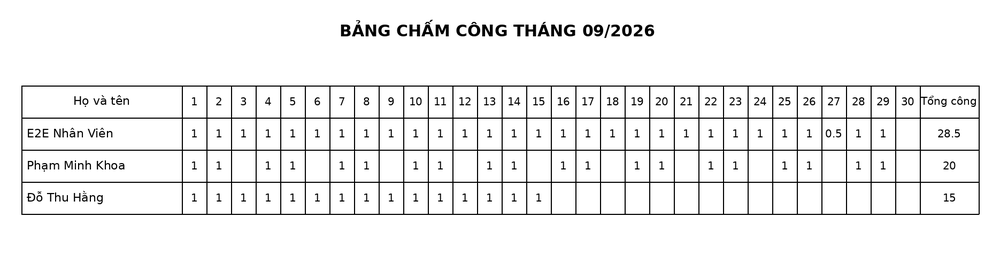
#> input picture js/tests/fixtures/rectify/00-goc.png, 1000 x 278 px, shrunk from 1870 x 520 before the run
$ python -i document_corners.py   (imports and definitions only)
#> lines starting #> are read from the running program, lines starting #| are printed output that depends on the picture; after the words box and inside, x2 and y2 are one past the last pixel; in counts of white or black regions, pixels touching at a corner belong together
### hak_ocr/perspective.py
"""V3 perspective rectification: explicit corner geometry, no silent auto-correction.

Coordinates are on the EXIF-oriented source image. Caller must confirm corners.
The original is never modified and output is always a separate file.
"""
from pathlib import Path
from math import hypot, isfinite

def _ordered(corners):
    if len(corners) != 4 or any(len(p) != 2 for p in corners):
        raise ValueError("Exactly four [x,y] corners required")
    points = [(float(x),float(y)) for x,y in corners]
    if any(not isfinite(v) for point in points for v in point):
        raise ValueError("Non-finite corner coordinate")
    if len(set(points)) != 4:
        raise ValueError("Corners must be distinct")
    center = (sum(p[0] for p in points)/4,sum(p[1] for p in points)/4)
    from math import atan2
    points.sort(key=lambda p:atan2(p[1]-center[1],p[0]-center[0]))
    start=min(range(4),key=lambda i:points[i][0]+points[i][1])
    points=points[start:]+points[:start]
    # Top-left, top-right, bottom-right, bottom-left
    if points[1][0] < points[3][0]:
        points=[points[0],points[3],points[2],points[1]]
    def cross(a,b,c):
        return (b[0]-a[0])*(c[1]-b[1])-(b[1]-a[1])*(c[0]-b[0])
    turns=[cross(points[i],points[(i+1)%4],points[(i+2)%4]) for i in range(4)]
    if min(turns)<=0:
        raise ValueError("Corners must form a convex quadrilateral")
    return points

# [32 lines left out: function rectify_document, not called in this run]

### hak_ocr/document_corners.py
"""Offline OpenCV candidate document quadrilateral detector.

All output is advisory: source corner positions must be reviewed before warping.
"""
from pathlib import Path
from .perspective import _ordered

def detect_document_corners(source, *, min_area_ratio=.12, max_pixels=18_000_000):
#> called with source = '../js/tests/fixtures/rectify/00-goc.png', min_area_ratio = 0.12, max_pixels = 18000000
    if not 0 < min_area_ratio < 1:
        raise ValueError("min_area_ratio must be between 0 and 1")
    try:
        import cv2
        import numpy as np
        from PIL import Image, ImageOps
    except ImportError as exc:
        raise RuntimeError("Requires OpenCV, numpy and Pillow") from exc
    with Image.open(Path(source)) as image:
#> image is the input picture: PIL image 1000x278 L; min 0, max 255, mean 240.8
        rgb=np.asarray(ImageOps.exif_transpose(image).convert("RGB"))
    height,width=rgb.shape[:2]
#> height = 278; width = 1000
    if height*width>max_pixels:
        raise ValueError("Image too large for corner detection")
    gray=cv2.cvtColor(rgb,cv2.COLOR_RGB2GRAY)
    blurred=cv2.GaussianBlur(gray,(5,5),0)
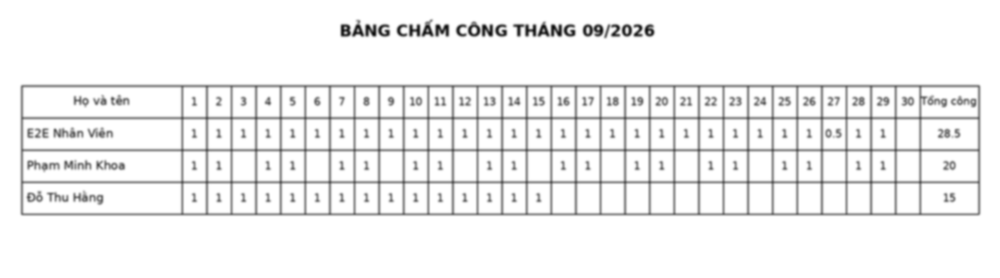
#> blurred: shape (278, 1000); min 14, max 255, mean 240.8
    edges=cv2.Canny(blurred,45,135)
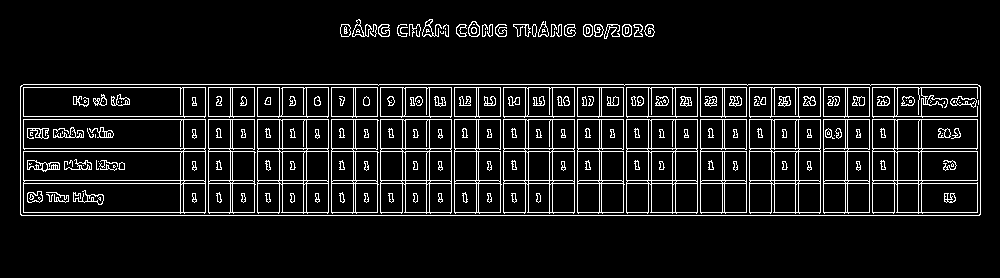
#> edges: shape (278, 1000); 8.5% white in thin lines or dots, all inside (x1, y1, x2, y2) = (20, 19, 981, 216)
    edges=cv2.morphologyEx(edges,cv2.MORPH_CLOSE,np.ones((5,5),np.uint8))
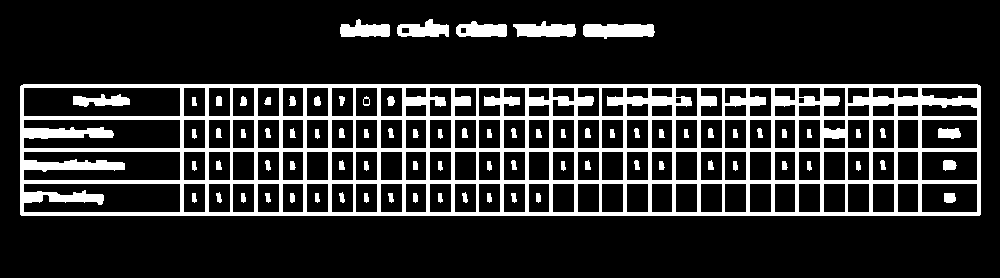
#> edges: shape (278, 1000); 17% white; 82 white regions
    contours,_=cv2.findContours(edges,cv2.RETR_LIST,cv2.CHAIN_APPROX_SIMPLE)
#> contours = 228 contours; largest, box (x1, y1, x2, y2) and area: (20, 84, 981, 216) 125753, (23, 87, 181, 117) 4551, (23, 183, 181, 213) 3930, (23, 119, 181, 149) 3816, (23, 151, 181, 181) 3773
    candidates=[]
    for contour in contours:
        perimeter=cv2.arcLength(contour,True)
        if perimeter<=0:
            continue
        approx=cv2.approxPolyDP(contour,.025*perimeter,True)
        if len(approx)!=4 or not cv2.isContourConvex(approx):
            continue
        area=abs(cv2.contourArea(approx))
        if area<width*height*min_area_ratio:
            continue
        try:
            ordered=_ordered(approx.reshape(4,2).tolist())
        except ValueError:
            continue
        candidates.append((area,ordered))
#> this loop made 228 passes
#> (perimeter, approx, area) on passes 17 to 19: (167.7, [[921, 184], [976, 183], [977, 211], [922, 212]], 1541), (97.66, [[898, 183], [918, 184], [917, 212], [897, 211]], 561), (99.66, [[873, 183], [894, 184], [893, 212], [872, 211]], 589)
#> after the loop, candidates = 1 item
    candidates.sort(key=lambda x:x[0],reverse=True)
    if not candidates:
        return {"found":False,"corners":None,"verified":False,
                "status":"NEEDS_REVIEW","warnings":["CORNERS_NOT_FOUND"]}
    area,points=candidates[0]
#> area = 124064; points = [(20, 86), (977, 84), (980, 214), (21, 215)]
    return {"found":True,"corners":[list(p) for p in points],
            "area_ratio":round(area/(width*height),4),
            "verified":False,"status":"NEEDS_REVIEW",
            "warnings":["CORNERS_REQUIRE_MANUAL_CONFIRMATION"]}

>>> result = detect_document_corners('../js/tests/fixtures/rectify/00-goc.png')
#> result = {'found': True, 'corners': [[20, 86], [977, 84], [980, 214], [21, 215]], 'area_ratio': 0.446, 'verified': False, 'status': 'NEEDS_REVIEW', 'warnings': ['CORNERS_REQUIRE_MANUAL_CONFIRMATION']}

$ run again, on js/tests/fixtures/rectify/01-nghieng-2do.png
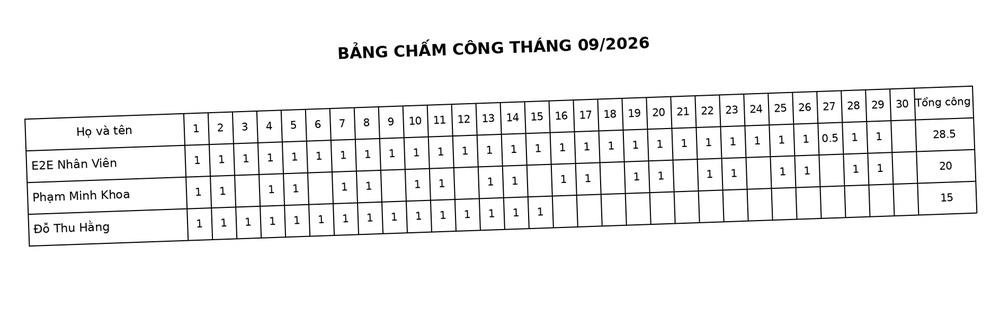
#> input picture js/tests/fixtures/rectify/01-nghieng-2do.png, 1000 x 310 px, shrunk from 1888 x 586 before the run
#> in detect_document_corners, image is the input picture: PIL image 1000x310 L; min 0, max 255, mean 242.7
#> in detect_document_corners, `edges=cv2.Canny(blurred,45,135)`:
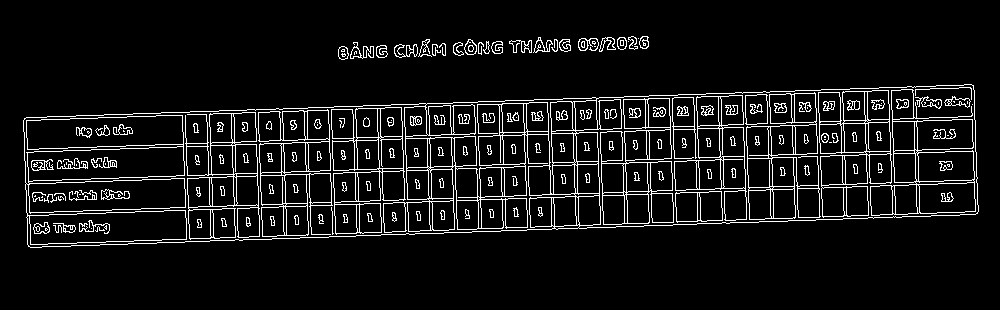
#> edges: shape (310, 1000); 7.4% white in thin lines or dots, all inside (x1, y1, x2, y2) = (23, 36, 979, 248)
#> in detect_document_corners, `edges=cv2.morphologyEx(edges,cv2.MORPH_CLOSE,np.ones((5,5),np.uint8))`:
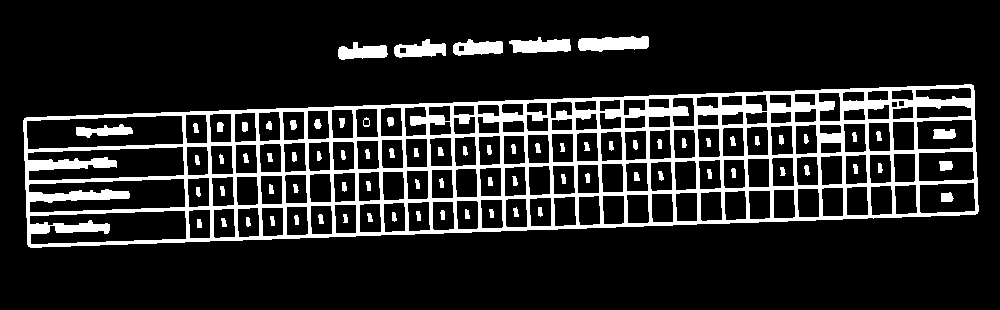
#> edges: shape (310, 1000); 14.8% white; 82 white regions
#> contours = 235 contours; largest, box (x1, y1, x2, y2) and area: (23, 84, 979, 248) 123332, (26, 115, 184, 150) 4516, (29, 210, 187, 245) 3922, (27, 146, 185, 181) 3803, (28, 178, 186, 213) 3759
#> the loop in detect_document_corners, `for contour in contours:` made 235 passes
#> (perimeter, approx, area) on passes 4, 13, 15: (24.83, [[270, 216], [271, 225], [274, 225], [273, 216]], 27), (98.49, [[189, 210], [210, 210], [209, 238], [189, 237]], 564), (24.83, [[465, 209], [465, 218], [469, 218], [468, 210]], 29.5)
#> after the loop in detect_document_corners, `for contour in contours:`: candidates = 1 item
#> in detect_document_corners, `area,points=candidates[0]`: area = 119002.5; points = [(26, 117), (974, 90), (975, 214), (27, 244)]
#> result = {'found': True, 'corners': [[26, 117], [974, 90], [975, 214], [27, 244]], 'area_ratio': 0.384, 'verified': False, 'status': 'NEEDS_REVIEW', 'warnings': ['CORNERS_REQUIRE_MANUAL_CONFIRMATION']}

$ run again, on js/tests/fixtures/rectify/02-nghieng-5do.png
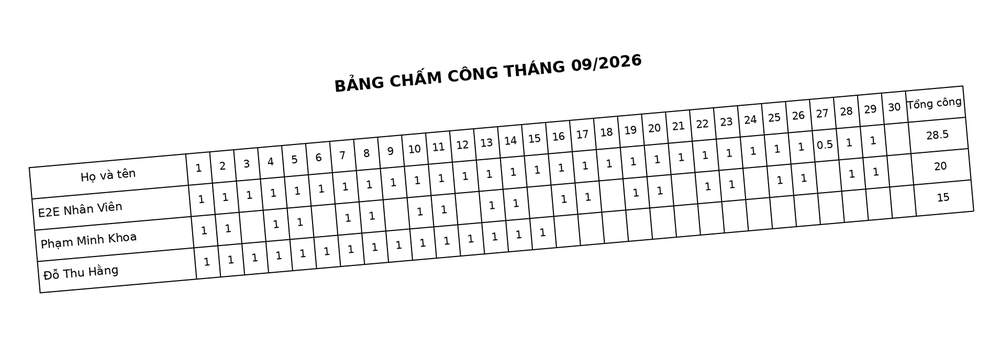
#> input picture js/tests/fixtures/rectify/02-nghieng-5do.png, 1000 x 357 px, shrunk from 1910 x 682 before the run
#> in detect_document_corners, image is the input picture: PIL image 1000x357 L; min 0, max 255, mean 244.6
#> in detect_document_corners, `edges=cv2.Canny(blurred,45,135)`:
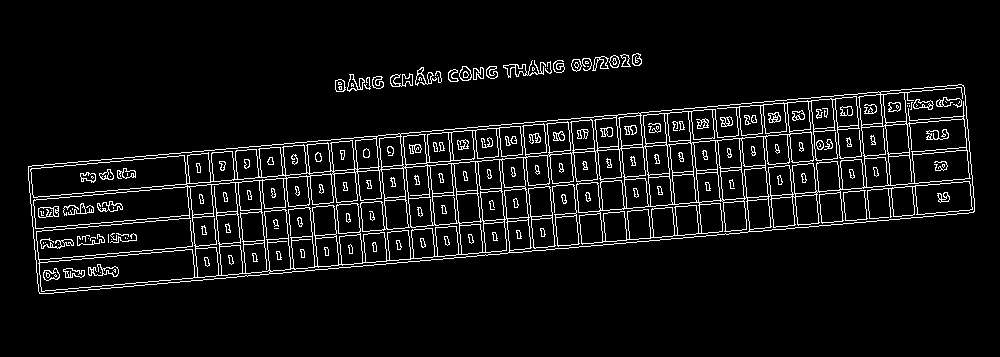
#> edges: shape (357, 1000); 6.4% white in thin lines or dots, all inside (x1, y1, x2, y2) = (28, 53, 975, 294)
#> in detect_document_corners, `edges=cv2.morphologyEx(edges,cv2.MORPH_CLOSE,np.ones((5,5),np.uint8))`:
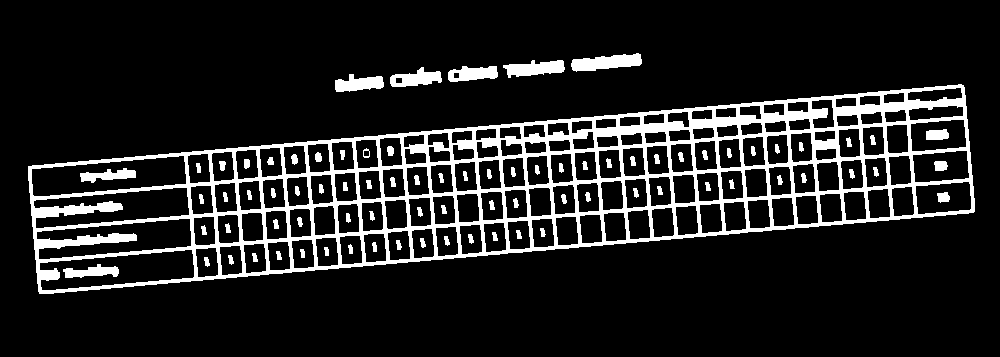
#> edges: shape (357, 1000); 12.8% white; 83 white regions
#> contours = 236 contours; largest, box (x1, y1, x2, y2) and area: (28, 84, 975, 294) 120654, (31, 155, 187, 197) 4406, (39, 249, 195, 291) 4229, (33, 187, 190, 229) 3724, (36, 218, 192, 260) 3690
#> the loop in detect_document_corners, `for contour in contours:` made 236 passes
#> (perimeter, approx, area) on passes 8, 10, 12: (99.56, [[215, 247], [218, 274], [198, 277], [195, 249]], 557.5), (99.56, [[239, 245], [242, 272], [222, 275], [219, 247]], 557.5), (99.56, [[263, 243], [266, 270], [246, 273], [243, 245]], 557.5)
#> after the loop in detect_document_corners, `for contour in contours:`: candidates = 1 item
#> in detect_document_corners, `area,points=candidates[0]`: area = 117743; points = [(32, 165), (964, 87), (973, 212), (38, 291)]
#> result = {'found': True, 'corners': [[32, 165], [964, 87], [973, 212], [38, 291]], 'area_ratio': 0.33, 'verified': False, 'status': 'NEEDS_REVIEW', 'warnings': ['CORNERS_REQUIRE_MANUAL_CONFIRMATION']}

$ run again, on js/tests/fixtures/rectify/10-phoi-canh-4pt.png
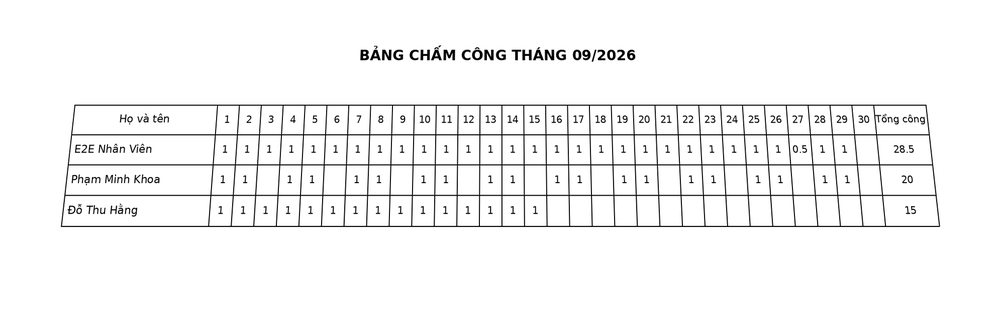
#> input picture js/tests/fixtures/rectify/10-phoi-canh-4pt.png, 1000 x 322 px, shrunk from 1990 x 640 before the run
#> in detect_document_corners, image is the input picture: PIL image 1000x322 L; min 0, max 255, mean 244.7
#> in detect_document_corners, `edges=cv2.Canny(blurred,45,135)`:
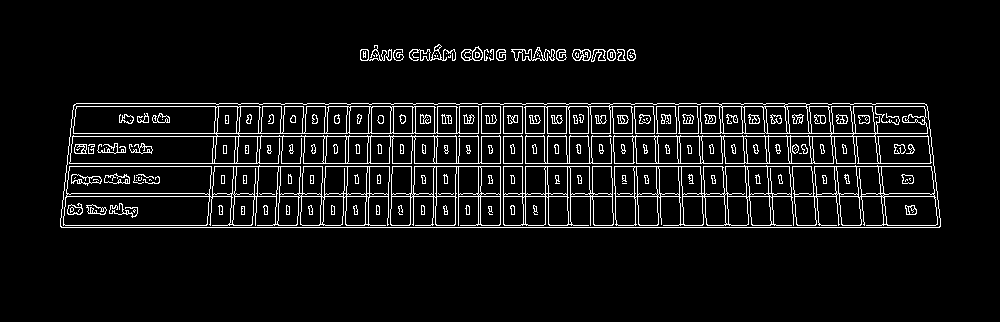
#> edges: shape (322, 1000); 6.6% white in thin lines or dots, all inside (x1, y1, x2, y2) = (60, 44, 941, 228)
#> in detect_document_corners, `edges=cv2.morphologyEx(edges,cv2.MORPH_CLOSE,np.ones((5,5),np.uint8))`:
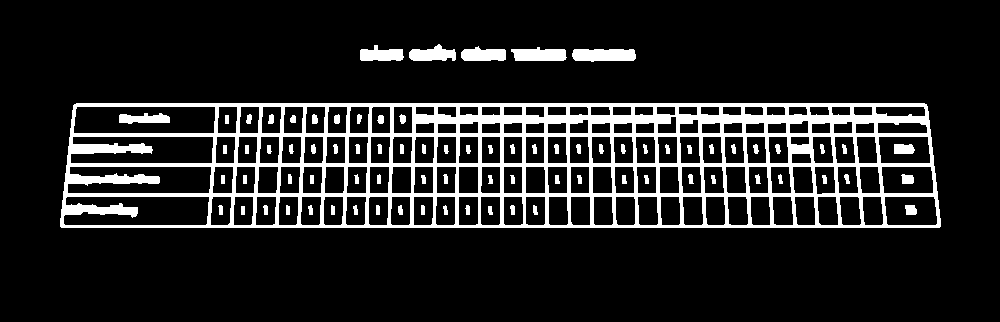
#> edges: shape (322, 1000); 13.2% white; 82 white regions
#> contours = 233 contours; largest, box (x1, y1, x2, y2) and area: (60, 103, 941, 228) 107532, (73, 106, 216, 134) 3787, (63, 196, 210, 226) 3583, (70, 136, 214, 164) 3195, (67, 166, 212, 194) 3180
#> the loop in detect_document_corners, `for contour in contours:` made 233 passes
#> (perimeter, approx, area) on passes 2, 12, 14: (22, [[241, 206], [241, 214], [244, 214], [244, 206]], 24), (23.41, [[331, 205], [331, 214], [334, 214], [334, 206]], 25.5), (23.41, [[286, 205], [286, 214], [289, 214], [289, 206]], 25.5)
#> after the loop in detect_document_corners, `for contour in contours:`: candidates = 1 item
#> in detect_document_corners, `area,points=candidates[0]`: area = 102816; points = [(76, 103), (924, 103), (940, 226), (60, 218)]
#> result = {'found': True, 'corners': [[76, 103], [924, 103], [940, 226], [60, 218]], 'area_ratio': 0.319, 'verified': False, 'status': 'NEEDS_REVIEW', 'warnings': ['CORNERS_REQUIRE_MANUAL_CONFIRMATION']}
